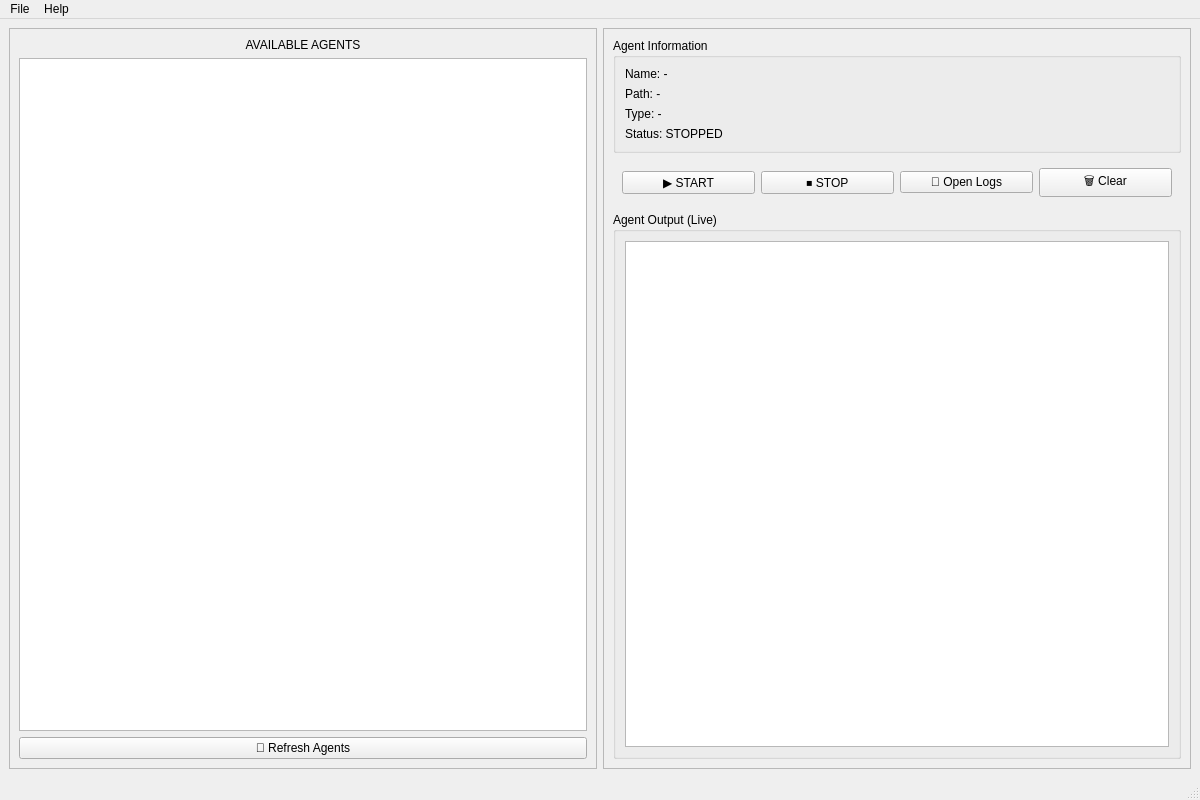
<?xml version="1.0" encoding="UTF-8"?>
<ui version="4.0">
 <class>MainWindow</class>
 <widget class="QMainWindow" name="MainWindow">
  <property name="geometry">
   <rect>
    <x>0</x>
    <y>0</y>
    <width>1200</width>
    <height>800</height>
   </rect>
  </property>
  <property name="windowTitle">
   <string>Skynet Agent CLI Launcher v1.0</string>
  </property>
  <widget class="QWidget" name="centralwidget">
   <layout class="QHBoxLayout" name="horizontalLayout">
    <item>
     <!-- LEFT PANEL: Agent List -->
     <widget class="QFrame" name="leftPanel">
      <property name="frameShape">
       <enum>QFrame::StyledPanel</enum>
      </property>
      <property name="frameShadow">
       <enum>QFrame::Raised</enum>
      </property>
      <property name="minimumWidth">
       <number>250</number>
      </property>
      <property name="maximumWidth">
       <number>350</number>
      </property>
      <layout class="QVBoxLayout" name="verticalLayout_2">
       <item>
        <widget class="QLabel" name="agentListLabel">
         <property name="text">
          <string>AVAILABLE AGENTS</string>
         </property>
         <property name="alignment">
          <set>Qt::AlignCenter</set>
         </property>
        </widget>
       </item>
       <item>
        <widget class="QListWidget" name="agentListWidget">
         <property name="alternatingRowColors">
          <bool>true</bool>
         </property>
        </widget>
       </item>
       <item>
        <widget class="QPushButton" name="refreshButton">
         <property name="text">
          <string>🔄 Refresh Agents</string>
         </property>
         <property name="minimumHeight">
          <number>35</number>
         </property>
        </widget>
       </item>
      </layout>
     </widget>
    </item>
    <item>
     <!-- RIGHT PANEL: Agent Control and Output -->
     <widget class="QFrame" name="rightPanel">
      <property name="frameShape">
       <enum>QFrame::StyledPanel</enum>
      </property>
      <property name="frameShadow">
       <enum>QFrame::Raised</enum>
      </property>
      <layout class="QVBoxLayout" name="verticalLayout">
       <!-- Agent Info Section -->
       <item>
        <widget class="QGroupBox" name="agentInfoGroup">
         <property name="title">
          <string>Agent Information</string>
         </property>
         <property name="minimumHeight">
          <number>120</number>
         </property>
         <property name="maximumHeight">
          <number>150</number>
         </property>
         <layout class="QVBoxLayout" name="verticalLayout_3">
          <item>
           <widget class="QLabel" name="agentNameLabel">
            <property name="text">
             <string>Name: -</string>
            </property>
           </widget>
          </item>
          <item>
           <widget class="QLabel" name="agentPathLabel">
            <property name="text">
             <string>Path: -</string>
            </property>
           </widget>
          </item>
          <item>
           <widget class="QLabel" name="agentTypeLabel">
            <property name="text">
             <string>Type: -</string>
            </property>
           </widget>
          </item>
          <item>
           <widget class="QLabel" name="agentStatusLabel">
            <property name="text">
             <string>Status: STOPPED</string>
            </property>
           </widget>
          </item>
         </layout>
        </widget>
       </item>
       <!-- Control Buttons -->
       <item>
        <widget class="QFrame" name="controlFrame">
         <property name="frameShape">
          <enum>QFrame::NoFrame</enum>
         </property>
         <property name="minimumHeight">
          <number>50</number>
         </property>
         <property name="maximumHeight">
          <number>60</number>
         </property>
         <layout class="QHBoxLayout" name="horizontalLayout_2">
          <item>
           <widget class="QPushButton" name="startButton">
            <property name="text">
             <string>▶️ START</string>
            </property>
            <property name="minimumHeight">
             <number>40</number>
            </property>
           </widget>
          </item>
          <item>
           <widget class="QPushButton" name="stopButton">
            <property name="text">
             <string>⏹️ STOP</string>
            </property>
            <property name="minimumHeight">
             <number>40</number>
            </property>
           </widget>
          </item>
          <item>
           <widget class="QPushButton" name="openLogsButton">
            <property name="text">
             <string>📂 Open Logs</string>
            </property>
            <property name="minimumHeight">
             <number>40</number>
            </property>
           </widget>
          </item>
          <item>
           <widget class="QPushButton" name="clearOutputButton">
            <property name="text">
             <string>🗑️ Clear</string>
            </property>
            <property name="minimumHeight">
             <number>40</number>
            </property>
           </widget>
          </item>
         </layout>
        </widget>
       </item>
       <!-- Output Terminal -->
       <item>
        <widget class="QGroupBox" name="outputGroup">
         <property name="title">
          <string>Agent Output (Live)</string>
         </property>
         <layout class="QVBoxLayout" name="verticalLayout_4">
          <item>
           <widget class="QPlainTextEdit" name="outputTextEdit">
            <property name="readOnly">
             <bool>true</bool>
            </property>
            <property name="lineWrapMode">
             <enum>QPlainTextEdit::NoWrap</enum>
            </property>
            <property name="maximumBlockCount">
             <number>10000</number>
            </property>
           </widget>
          </item>
         </layout>
        </widget>
       </item>
      </layout>
     </widget>
    </item>
   </layout>
  </widget>
  <widget class="QMenuBar" name="menubar">
   <property name="geometry">
    <rect>
     <x>0</x>
     <y>0</y>
     <width>1200</width>
     <height>21</height>
    </rect>
   </property>
   <widget class="QMenu" name="menuFile">
    <property name="title">
     <string>File</string>
    </property>
    <addaction name="actionRefresh"/>
    <addaction name="separator"/>
    <addaction name="actionExit"/>
   </widget>
   <widget class="QMenu" name="menuHelp">
    <property name="title">
     <string>Help</string>
    </property>
    <addaction name="actionAbout"/>
   </widget>
   <addaction name="menuFile"/>
   <addaction name="menuHelp"/>
  </widget>
  <widget class="QStatusBar" name="statusbar"/>
  <action name="actionRefresh">
   <property name="text">
    <string>Refresh Agents</string>
   </property>
  </action>
  <action name="actionExit">
   <property name="text">
    <string>Exit</string>
   </property>
  </action>
  <action name="actionAbout">
   <property name="text">
    <string>About</string>
   </property>
  </action>
 </widget>
 <resources/>
 <connections/>
</ui>
